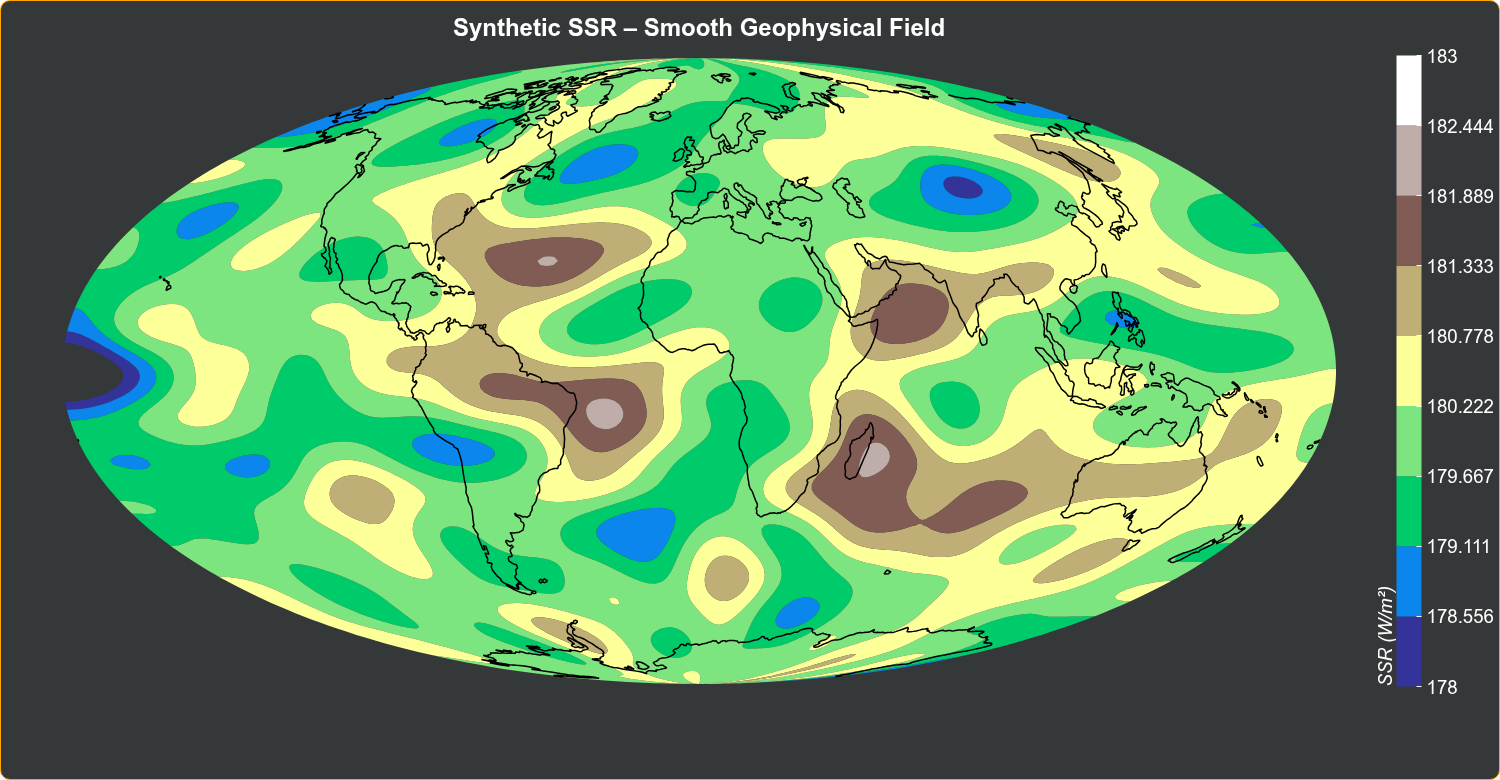

Reproduce this figure in Python.
import xarray as xr
import pandas as pd
import numpy as np
from scipy.ndimage import gaussian_filter
from bokeh_rocks import contourf_map, ccrs, show, save_plot, mbpal

terrain = mbpal("terrain")
# Coordinates
lats = np.linspace(-90, 90, 181)
lons = np.linspace(-180, 180, 360)
times = pd.date_range("2000-01-01", periods=12, freq="MS")

# Base smooth random field (no explicit lat function)
base = np.random.normal(0, 1, (len(times), len(lats), len(lons)))

# Strong spatial smoothing → large coherent structures
base = gaussian_filter(base, sigma=(0, 6, 12))

# Gentle latitude damping (not a cosine, just decay)
lat_damp = 1 - 0.6 * (np.abs(lats) / 90)
lat_damp = np.clip(lat_damp, 0.4, 1.0)

data = 180 + 80 * base * lat_damp[None, :, None]

# Physical bounds
data = np.clip(data, 0, 300)

# Xarray
era5_ssr = xr.Dataset(
    {"ssr": (["time", "lat", "lon"], data)},
    coords={"time": times, "lat": lats, "lon": lons},
)["ssr"].mean("time")

# Plot
p2 = contourf_map(
    era5_ssr,
    title="Synthetic SSR – Smooth Geophysical Field",
    levels=10,
    palette=terrain,
    vmin=178,
    vmax=183,
    projection=ccrs.Mollweide(),
    cbar_title="SSR (W/m²)",
)

show(p2)
save_plot(p2, "output/map_projections_03")
